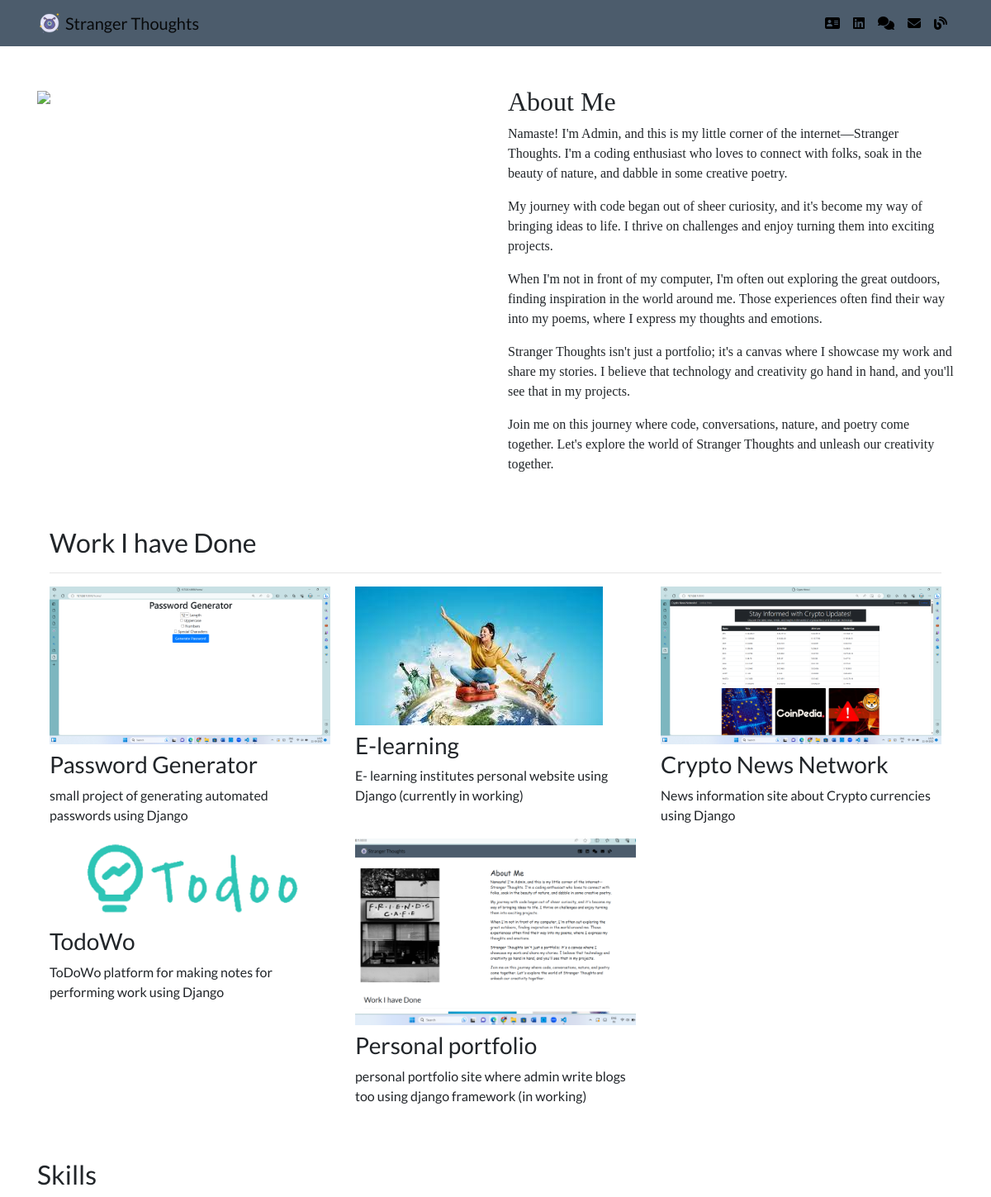
The page / on the database its author committed.
### portfolio/models.py (models this page shows, shortened)
class Project(models.Model):
    title = models.CharField(max_length=100)
    description = models.CharField(max_length=250)
    image = models.ImageField(upload_to='portfolio/images/')
    url = models.URLField(blank=True, max_length=200)
    from django.db import models

### portfolio/views.py (the view)
# urls.py: 2. Add a URL to urlpatterns:  path('', views.home, name='home')
def home(request):
    projects = Project.objects.all()
    return render(request, 'portfolio/home.html', {'projects':projects})

### portfolio/templates/portfolio/home.html
{% extends "portfolio/base.html" %}
{% load static %}
{% block content %}
<div class="row my-5" >
  <div class="col" class="my-5">
    <img src="{% static 'portfolio/friends-cafe.webp'%}" height="500px" weight="200px" justify-content="left">
  </div>
  <div class="col">
    <div  style="font-family: 'Pacifico', cursive;" id="about-me" class="section">
      <h2>About Me</h2>
      <p>
        Namaste! I'm Admin, and this is my little corner of the internet—Stranger Thoughts. I'm a coding enthusiast who loves to connect with folks, soak in the beauty of nature, and dabble in some creative poetry.
    </p>
    <p>
        My journey with code began out of sheer curiosity, and it's become my way of bringing ideas to life. I thrive on challenges and enjoy turning them into exciting projects.
    </p>
    <p>
        When I'm not in front of my computer, I'm often out exploring the great outdoors, finding inspiration in the world around me. Those experiences often find their way into my poems, where I express my thoughts and emotions.
    </p>
    <p>
        Stranger Thoughts isn't just a portfolio; it's a canvas where I showcase my work and share my stories. I believe that technology and creativity go hand in hand, and you'll see that in my projects.
    </p>
    <p>
        Join me on this journey where code, conversations, nature, and poetry come together. Let's explore the world of Stranger Thoughts and unleash our creativity together.
    </p>
  </div>
  </div>
</div>
 <div class="container">
  <h2 class="mt-5" >Work I have Done</h2>
  <hr>
  <div class="row">
    {% for project in projects %}
    <div class="col-lg-4 col-md-6">
      {% if project.url %}
      <a href="{{ project.url }}">
        <img src="{{ project.image.url }}" class="img-fluid mb-2">
      </a>
      {% else %}
      <img src="{{ project.image.url }}" class="img-fluid mb-2">
      {% endif %}
      <h3>{{ project.title }}</h3>
      <p>{{ project.description }}</p>
    </div>
    {% endfor %}
  </div>
 </div>
<div class="canvas">
  <h2 class="mt-5">Skills</h2>
</div>
 {% endblock content %}

### portfolio/templates/portfolio/base.html (shortened to what this page needs)
{% load static %}
<!doctype html>
<html lang="en">
<head>
  <link rel="stylesheet" href="https://stackpath.bootstrapcdn.com/bootstrap/4.4.1/css/bootstrap.min.css">
  <link rel="stylesheet" href="{% static "portfolio/custom.css" %}">
  <link rel="stylesheet" href="https://cdnjs.cloudflare.com/ajax/libs/font-awesome/6.2.0/css/all.min.css">
</head>
<body>
  <nav id="topNav" class="navbar navbar-expand-md navbar-light" style="background-color: rgb(76, 92, 108)">
    <div class="container">
      <a class="navbar-brand" href="{% url 'home' %}">
        <img src="{% static "portfolio/logo.png" %}" width="30" height="30" class="d-inline-block align-top">
        <span>Stranger Thoughts</span>
      </a>
      <div class="collapse navbar-collapse text-center" id="navbarNav">
        <ul class="navbar-nav ml-auto">
          <li class="nav-item">
            <a class="nav-link" href="{% static "portfolio/resume.pdf" %}" style="font-display:white"><i class="fas fa-address-card"></i></a>
          </li>
          <li class="nav-item">
            <a class="nav-link" href="https://www.linkedin.com/in/ekta-mahor-a9bbb9221" target="_blank"><i class="fab fa-linkedin"></i></a>
          </li>
          <li class="nav-item">
            <a class="nav-link" href="{% url 'contact' %}"><i class="fas fa-comments"></i></a></li>
          <li class="nav-item">
            <a class="nav-link" href="#"><i class="fas fa-envelope"></i></a></li>
          <li>
            <a class="nav-link" role="button" href="{% url 'blog:all_blogs' %}" class="btn btn-primary"><i class="fas fa-blog"></i></a>
          </li>
        </ul>
      </div>
    </div>
  </nav>
      <div class="container">
        {% block content %}
        {% endblock %}
      </div>
</body>
</html>

### portfolio/static/portfolio/custom.css (style rules this page uses)
.navbar-nav .nav-link { color: rgba(0,0,0,1) !important; }
body { font-family: 'Lato', sans-serif; }

### rows shown on the page
Project: image (picture), title "Password Generator", description "small project of generating automated passwords using Django"
Project: image (picture), title "E-learning", description "E- learning institutes personal website using Django (currently in working)"
Project: image (picture), title "Crypto News Network", description "News information site about Crypto currencies using Django"
Project: image (picture), title "TodoWo", description "ToDoWo platform for making notes for performing work using Django"
Project: image (picture), title "Personal portfolio", description "personal portfolio site where admin write blogs too using django framework (in working)"
